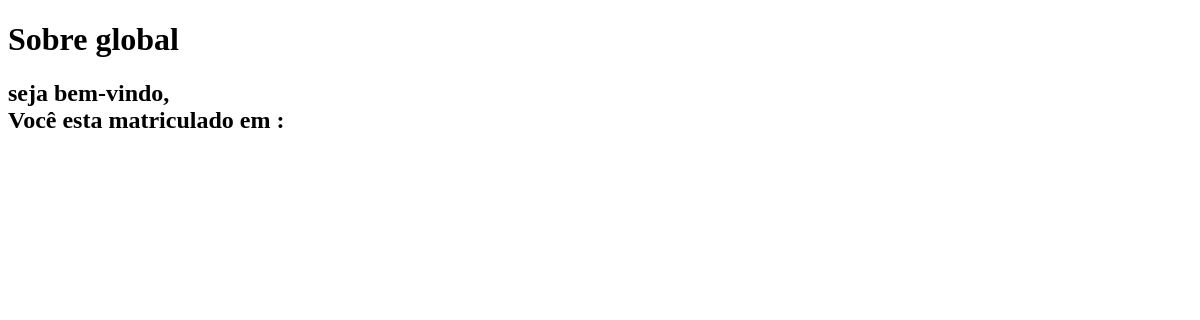
Before: /alunos with the older database file.
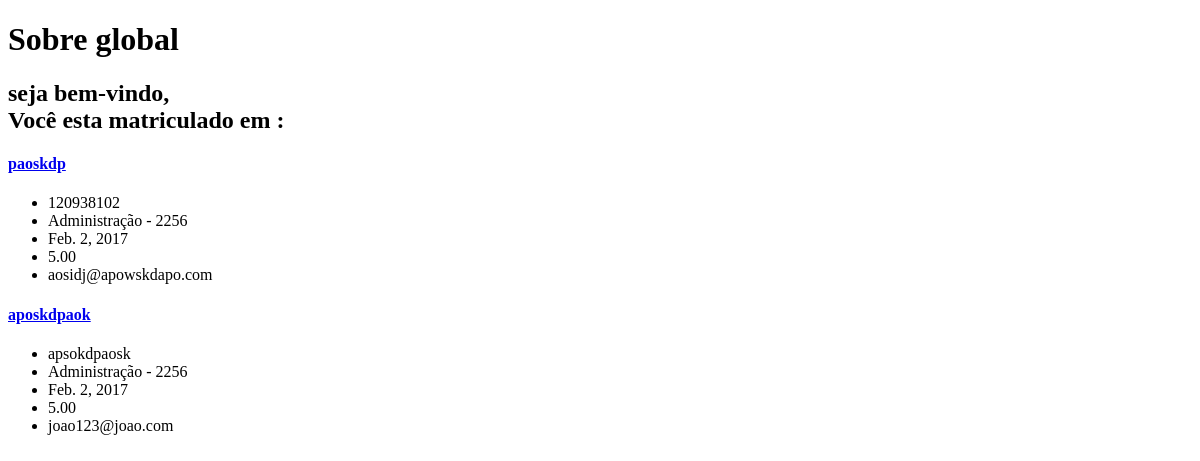
After: the same page with the newer database file.
### core/models.py (models this page shows, shortened)
class Aluno(models.Model):
	nome =  models.CharField(max_length=255)
	cpf = models.CharField(max_length=14)
	curso = models.ForeignKey(Curso)
	ranking = models.DecimalField(default=0, max_digits=4,decimal_places=2)
	data_de_nascimento = models.DateField()
	user = models.OneToOneField(User)

class Curso(models.Model):
	nome = models.CharField(max_length=255)
	codigo_geral = models.CharField(max_length=20)
	def __str__(self):
		return '{0} - {1} '.format(self.nome, self.codigo_geral)

### core/views.py (the view)
# urls.py: url(r'^alunos$', AlunoListView.as_view()),
class AlunoListView(ListView):
	model = Aluno
	template_name = 'aluno_list.html'

### core/templates/aluno_list.html
{% extends "core/base.html" %}
{% block content %}
	{% for aluno in object_list %}
		<h4> <a href="{% url 'aluno-detail' pk=aluno.id %}">{{aluno.nome}}</a> </h4>
		<ul>
			<li>{{aluno.cpf}}</li>
			<li>{{aluno.curso}}</li>
			<li>{{aluno.data_de_nascimento}}</li>
			<li>{{aluno.ranking}}</li>
			<li>{{aluno.user.email}}</li>
		</ul>
	{% endfor %}
{% endblock content %}

### templates/core/base.html (shortened to what this page needs)
<!DOCTYPE html>
<html>
<head>
</head>
<body>
<h1>Sobre global</h1>
<h2>seja bem-vindo, {{ nome }}  <br> Você esta matriculado em :  {{curso}} </h2>
{% block content %}
{% endblock content %}
</body>
</html>

Changed rows visible on the page:
added Aluno: nome "paoskdp", cpf "120938102", curso "Administração - 2256", data_de_nascimento "Feb. 2, 2017", ranking "5.00", user.email "aosidj@apowskdapo.com"
added Aluno: nome "aposkdpaok", cpf "apsokdpaosk", curso "Administração - 2256", data_de_nascimento "Feb. 2, 2017", ranking "5.00", user.email "joao123@joao.com"
